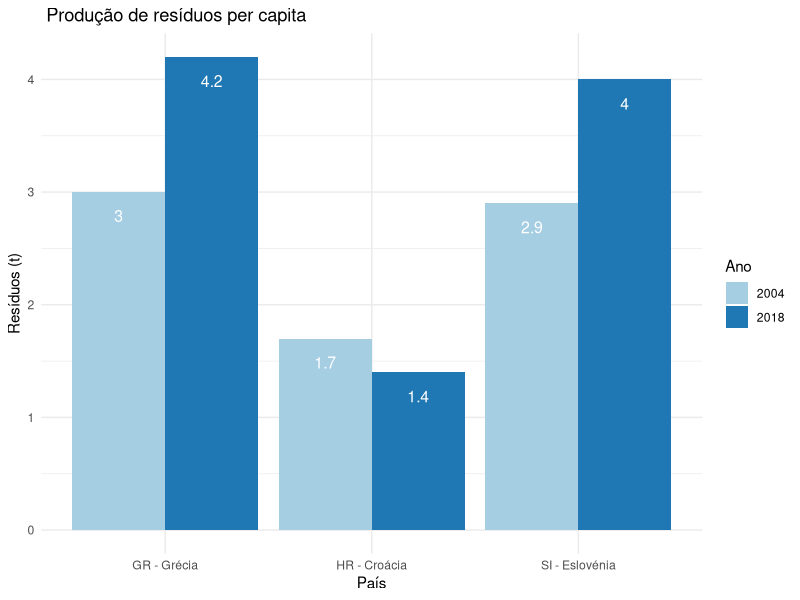

R code for this plot:
library("openxlsx")
library("ggplot2")
library("dplyr")
library("reshape2")



countries <- c("GR - Grécia", "HR - Croácia", "SI - Eslovénia")

# Ler os dados do Excel
dadosExcel <- read.xlsx("./Ex01/ResiduosPerCapita.xlsx",
    rows = c(12:43), cols = c(1:3)
)

# Renomear as colunas
colnames(dadosExcel) <- c("País", "2004", "2018")

# Filtrar os Dados e preparar os dados para fazer o gráfico 
dadosExcel <- dadosExcel %>%
    filter(País %in% countries) %>%
    melt(id = c("País"))

# Voltar a renomear colunas
colnames(dadosExcel) <- c("País", "Ano", "Resíduos")

# Fazer o Gráfico de Barras
p <- ggplot(dadosExcel, aes(x = País, y = Resíduos, fill = Ano)) +
    geom_bar(stat = "Identity", position = position_dodge()) +
    geom_text(aes(label = Resíduos),
        vjust = 2.5, size = 4, color = "white",
        position = position_dodge(0.9)
    ) +
    labs(title=" Produção de resíduos per capita") +
    ylab("Resíduos (t)") +
    scale_fill_brewer(palette = "Paired") +
    theme_minimal()

p
